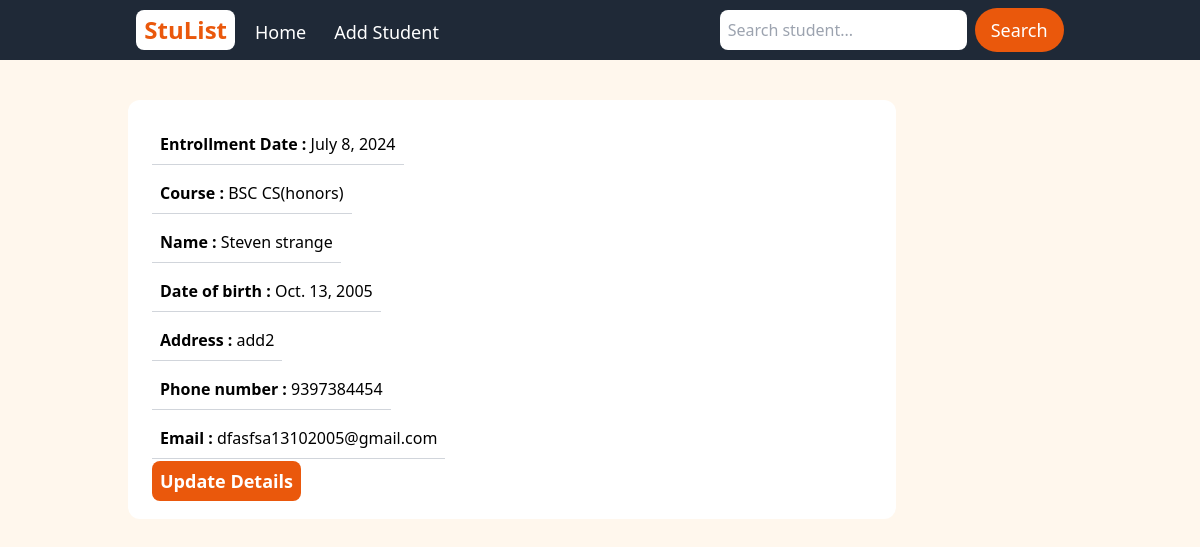
The page /detail/4 on the database its author committed.
### studentApp/models.py (models this page shows, shortened)
class Student(models.Model):
    first_name = models.CharField(max_length=50)
    last_name = models.CharField(max_length=50)
    date_of_birth = models.DateField()
    email = models.EmailField(unique=True)
    enrollment_date = models.DateField(auto_now_add=True)
    phone_number = models.CharField(validators=[validate_phone_number], max_length=10, blank=True, null=True,default='')
    address = models.TextField(blank=True, null=True)
    course = models.CharField(max_length=100)

### studentApp/views.py (the view)
# urls.py: path('detail/<int:pk>',views.StudentDetail.as_view(),name='Student-Detail'),
class StudentDetail(DetailView):
    model=Student
    context_object_name='student'
    template_name='studentApp/studetail.html'

### templates/studentApp/studetail.html (shortened to what this page needs)
{% extends "studentApp/base.html" %}
{% block content %}
<div class="container">
    <div class="bg-white w-11/12 md:w-3/4 xl:w-2/5 mt-10 mx-auto lg:p-6 p-4 rounded-xl">
        <div class="">
            <ul id="student_details" class="flex flex-col space-y-2 items-start w-full">
                <li class="p-2 border-b border-gray-300"><strong>Entrollment Date : </strong> {{student.enrollment_date }} </li>
                <li class="p-2 border-b border-gray-300"><strong>Course : </strong> {{student.course }} </li>
                <li class="p-2 border-b border-gray-300"><strong>Name : </strong> {{student.first_name }} {{student.last_name}}</li>
                <li class="p-2 border-b border-gray-300"><strong>Date of birth : </strong>{{student.date_of_birth }} </li>
                <li class="p-2 border-b border-gray-300"><strong>Address : </strong>{{student.address }} </li>
                <li class="p-2 border-b border-gray-300"><strong>Phone number : </strong>{{student.phone_number }} </li>
                <li class="p-2 border-b border-gray-300"><strong>Email : </strong>{{student.email }} </li>
                <li class="mt-2"><a href="#" class=" p-2 bg-orange-600 hover:bg-orange-500  text-white text-lg font-semibold rounded-lg">Update Details</a></li>
            </ul>
        </div>
    </div>
</div>
{% endblock content %}

### static/src/main.css (style rules this page uses)
html, :host { line-height: 1.5; -webkit-text-size-adjust: 100%; -moz-tab-size: 4; -o-tab-size: 4; tab-size: 4; font-family: ui-sans-serif, system-ui, sans-serif, "Apple Color Emoji", "Segoe UI Emoji", "Segoe UI Symbol", "Noto Color Emoji"; font-feature-settings: normal; font-variation-settings: normal; -webkit-tap-highlight-color: transparent; }
body { margin: 0; line-height: inherit; }
a { color: inherit; text-decoration: inherit; }
b, strong { font-weight: bolder; }
ol, ul, menu { list-style: none; margin: 0; padding: 0; }
* { padding: 0; margin: 0; box-sizing: border-box; }
.container { width: 100%; }
@media (min-width: 640px) { .container { max-width: 640px; } }
@media (min-width: 768px) { .container { max-width: 768px; } }
@media (min-width: 1024px) { .container { max-width: 1024px; } }
.mx-auto { margin-left: auto; margin-right: auto; }
.mt-10 { margin-top: 2.5rem; }
.mt-2 { margin-top: 0.5rem; }
.flex { display: flex; }
.w-11\/12 { width: 91.666667%; }
.w-full { width: 100%; }
.flex-col { flex-direction: column; }
.items-start { align-items: flex-start; }
.space-y-2 > :not([hidden]) ~ :not([hidden]) { --tw-space-y-reverse: 0; margin-top: calc(0.5rem * calc(1 - var(--tw-space-y-reverse))); margin-bottom: calc(0.5rem * var(--tw-space-y-reverse)); }
.rounded-lg { border-radius: 0.5rem; }
.rounded-xl { border-radius: 0.75rem; }
.border-b { border-bottom-width: 1px; }
.border-gray-300 { --tw-border-opacity: 1; border-color: rgb(209 213 219 / var(--tw-border-opacity)); }
.bg-orange-50 { --tw-bg-opacity: 1; background-color: rgb(255 247 237 / var(--tw-bg-opacity)); }
.bg-orange-600 { --tw-bg-opacity: 1; background-color: rgb(234 88 12 / var(--tw-bg-opacity)); }
.bg-white { --tw-bg-opacity: 1; background-color: rgb(255 255 255 / var(--tw-bg-opacity)); }
.p-2 { padding: 0.5rem; }
.p-4 { padding: 1rem; }
.text-lg { font-size: 1.125rem; line-height: 1.75rem; }
.font-semibold { font-weight: 600; }
.text-white { --tw-text-opacity: 1; color: rgb(255 255 255 / var(--tw-text-opacity)); }
@media (min-width: 768px) { .md\:w-3\/4 { width: 75%; } }
@media (min-width: 1024px) { .lg\:p-6 { padding: 1.5rem; } }

### rows shown on the page
Student: enrollment_date "July 8, 2024", course "BSC CS(honors)", first_name "Steven", last_name "strange", date_of_birth "Oct. 13, 2005", address "add2", phone_number "9397384454", email "dfasfsa13102005@gmail.com"
